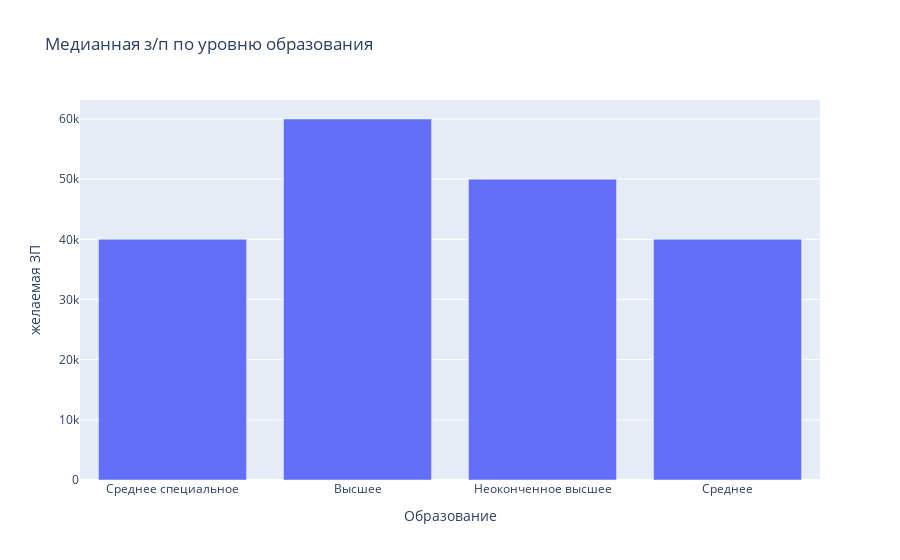

Here is the notebook cell this chart was saved with:
### Markdown cell above
4. Постройте диаграмму, которая показывает зависимость **медианной** желаемой заработной платы (**"ЗП (руб)"**) от уровня образования (**"Образование"**). Используйте для диаграммы данные о резюме, где желаемая заработная плата меньше 1 млн рублей.
*Сделайте выводы по представленной диаграмме: для каких уровней образования наблюдаются наибольшие и наименьшие уровни желаемой заработной платы? Как вы считаете, важен ли признак уровня образования при прогнозировании заработной платы?*

### Code cell
bar_data = data_hh_work[data_hh_work['желаемая ЗП']<1e6].groupby('Образование', as_index=False).median()
display(bar_data)

fig = px.bar(
    data_frame=bar_data,
    x='Образование',
    y='желаемая ЗП',
    title='Медианная з/п по уровню образования'
)
fig.show()

### Figure 1 — Plotly figure (JSON) as saved in the notebook; plotly's stock layout.template omitted (floating-point values rounded to 4 significant figures)
{"data": [{"alignmentgroup": "True", "hovertemplate": "Образование=%{x}<br>желаемая ЗП=%{y}<extra></extra>", "legendgroup": "", "marker": {"color": "#636efa", "pattern": {"shape": ""}}, "name": "", "offsetgroup": "", "orientation": "v", "showlegend": false, "textposition": "auto", "type": "bar", "x": ["Cреднее специальное", "Высшее", "Неоконченное высшее", "Среднее"], "xaxis": "x", "y": [40000, 60000, 50000, 40000], "yaxis": "y"}], "layout": {"barmode": "relative", "legend": {"tracegroupgap": 0}, "title": {"text": "Медианная з/п по уровню образования"}, "xaxis": {"anchor": "y", "domain": [0, 1], "title": {"text": "Образование"}}, "yaxis": {"anchor": "x", "domain": [0, 1], "title": {"text": "желаемая ЗП"}}}}
